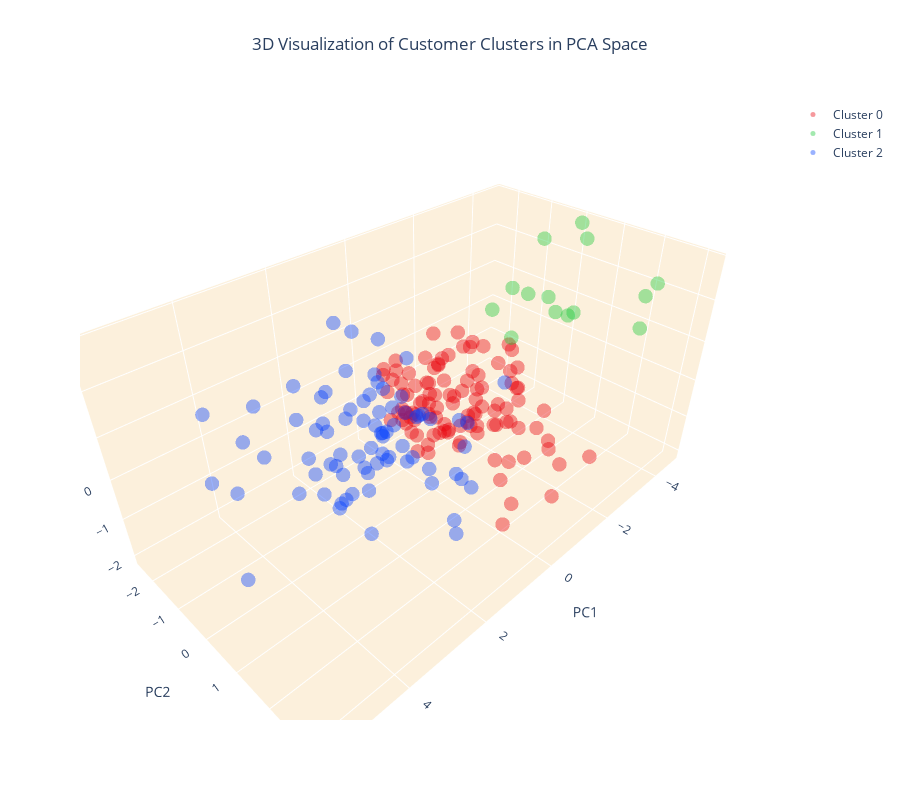

Notebook code for this chart:
### Markdown cell above
### 3D Visualization

### Code cell
colors = ['#e8000b', '#1ac938', '#023eff']

# Create separate data frames for each cluster
cluster_0 = customer_data_pca[customer_data_pca['cluster'] == 0]
cluster_1 = customer_data_pca[customer_data_pca['cluster'] == 1]
cluster_2 = customer_data_pca[customer_data_pca['cluster'] == 2]

# Create a 3D scatter plot
fig = go.Figure()

# Add data points for each cluster separately and specify the color
fig.add_trace(go.Scatter3d(x=cluster_0['PC1'], y=cluster_0['PC2'], z=cluster_0['PC3'], 
                           mode='markers', marker=dict(color=colors[0], size=5, opacity=0.4), name='Cluster 0'))
fig.add_trace(go.Scatter3d(x=cluster_1['PC1'], y=cluster_1['PC2'], z=cluster_1['PC3'], 
                           mode='markers', marker=dict(color=colors[1], size=5, opacity=0.4), name='Cluster 1'))
fig.add_trace(go.Scatter3d(x=cluster_2['PC1'], y=cluster_2['PC2'], z=cluster_2['PC3'], 
                           mode='markers', marker=dict(color=colors[2], size=5, opacity=0.4), name='Cluster 2'))

# Set the title and layout details
fig.update_layout(
    title=dict(text='3D Visualization of Customer Clusters in PCA Space', x=0.5),
    scene=dict(
        xaxis=dict(backgroundcolor="#fcf0dc", gridcolor='white', title='PC1'),
        yaxis=dict(backgroundcolor="#fcf0dc", gridcolor='white', title='PC2'),
        zaxis=dict(backgroundcolor="#fcf0dc", gridcolor='white', title='PC3'),
    ),
    width=900,
    height=800
)

# Show the plot
fig.show()
